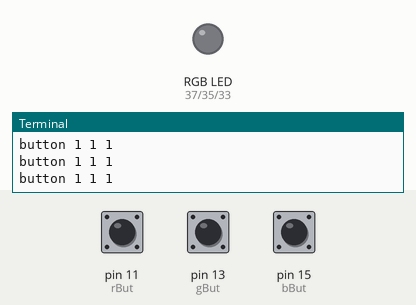
Simulated run of this program. Board: Raspberry Pi (header pin numbers). Parts: an RGB LED mixed from three pins (HIGH = lit), the last lines printed to the terminal. The test bench sets the inputs (shaded band); at power-on: pin 11 (rBut) HIGH, pin 13 (gBut) HIGH, pin 15 (bBut) HIGH.

Above: at 1.2 s.
1.3 s: pin 11 (rBut) pulled LOW for 0.15 s
At 2.7 s:
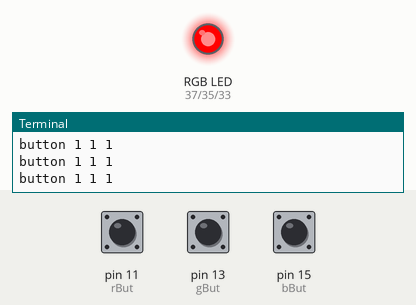
3.0 s: pin 13 (gBut) pulled LOW for 0.15 s
At 4.2 s:
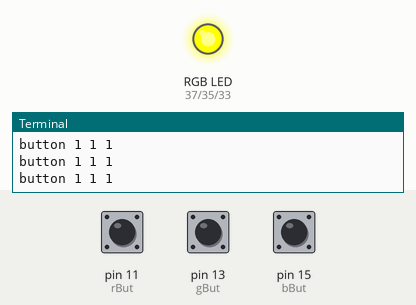
4.7 s: pin 15 (bBut) pulled LOW for 0.15 s
At 5.6 s:
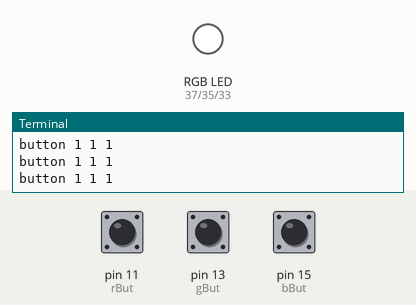
6.4 s: pin 11 (rBut) pulled LOW for 1 s
At 7.7 s:
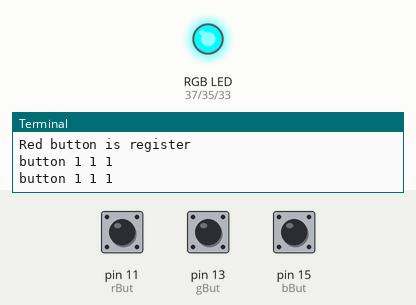
8.9 s: pin 13 (gBut) pulled LOW for 1 s
At 11.0 s:
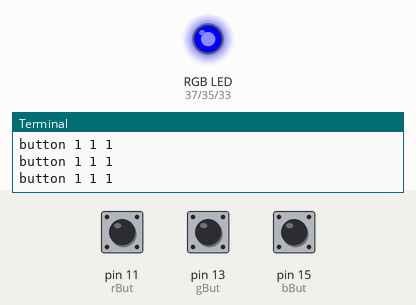
11.4 s: pin 11 (rBut) pulled LOW for 0.15 s
At 12.4 s:
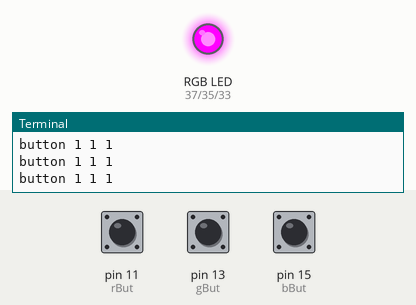
Timing chart, 0 to 14.1 s (numbered marks = the images above; inputs shaded):
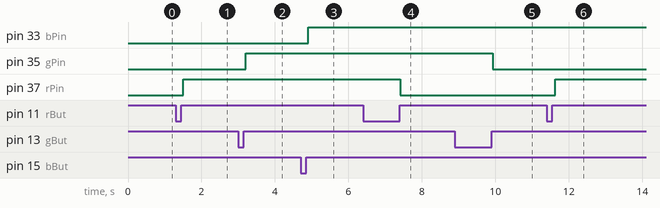

The program:

myRGBbutton.py
```python
import RPi.GPIO as GPIO
from time import sleep
dt=.1

rPin=37
gPin=35
bPin=33

rBut=11
gBut=13
bBut=15

rButState=1
rButStateOld=1

gButState=1
gButStateOld=1

bButState=1
bButStateOld=1

rLEDstate=0
gLEDstate=0
bLEDstate=0

GPIO.setmode(GPIO.BOARD)

GPIO.setup(rPin,GPIO.OUT)
GPIO.setup(gPin,GPIO.OUT)
GPIO.setup(bPin,GPIO.OUT)
GPIO.setup(rBut, GPIO.IN,pull_up_down=GPIO.PUD_UP)
GPIO.setup(gBut, GPIO.IN,pull_up_down=GPIO.PUD_UP)
GPIO.setup(bBut, GPIO.IN,pull_up_down=GPIO.PUD_UP)
try:
    while True:
        rButState=GPIO.input(rBut)
        gButState=GPIO.input(gBut)
        bButState=GPIO.input(bBut)
        print('button',rButState,gButState,bButState)
        if rButState==1 and rButStateOld==0:
            print("Red button is register")
            rLEDstate= not rLEDstate
            GPIO.output(rPin, rLEDstate)

        if gButState==1 and gButStateOld==0:
            print("Green button is register")
            gLEDstate= not gLEDstate
            GPIO.output(gPin, gLEDstate)

        if bButState==1 and bButStateOld==0:
            print("Blue button is register")
            bLEDstate= not bLEDstate
            GPIO.output(bPin, bLEDstate)

        rButStateOld=rButState
        gButStateOld=gButState
        bButStateOld=bButState
        sleep(dt)
except KeyboardInterrupt:
       GPIO.cleanup()
       print("All good to go")
```

Measured:
- after the input at 1.3 s, pin 37 (rPin): LOW → HIGH after 0.20 s
- after the input at 3.0 s, pin 35 (gPin): LOW → HIGH after 0.21 s
- after the input at 4.7 s, pin 33 (bPin): LOW → HIGH after 0.21 s
- after the input at 6.4 s, pin 37 (rPin): HIGH → LOW after 1.0 s
- after the input at 8.9 s, pin 35 (gPin): HIGH → LOW after 1.0 s
- after the input at 11.4 s, pin 37 (rPin): LOW → HIGH after 0.23 s
